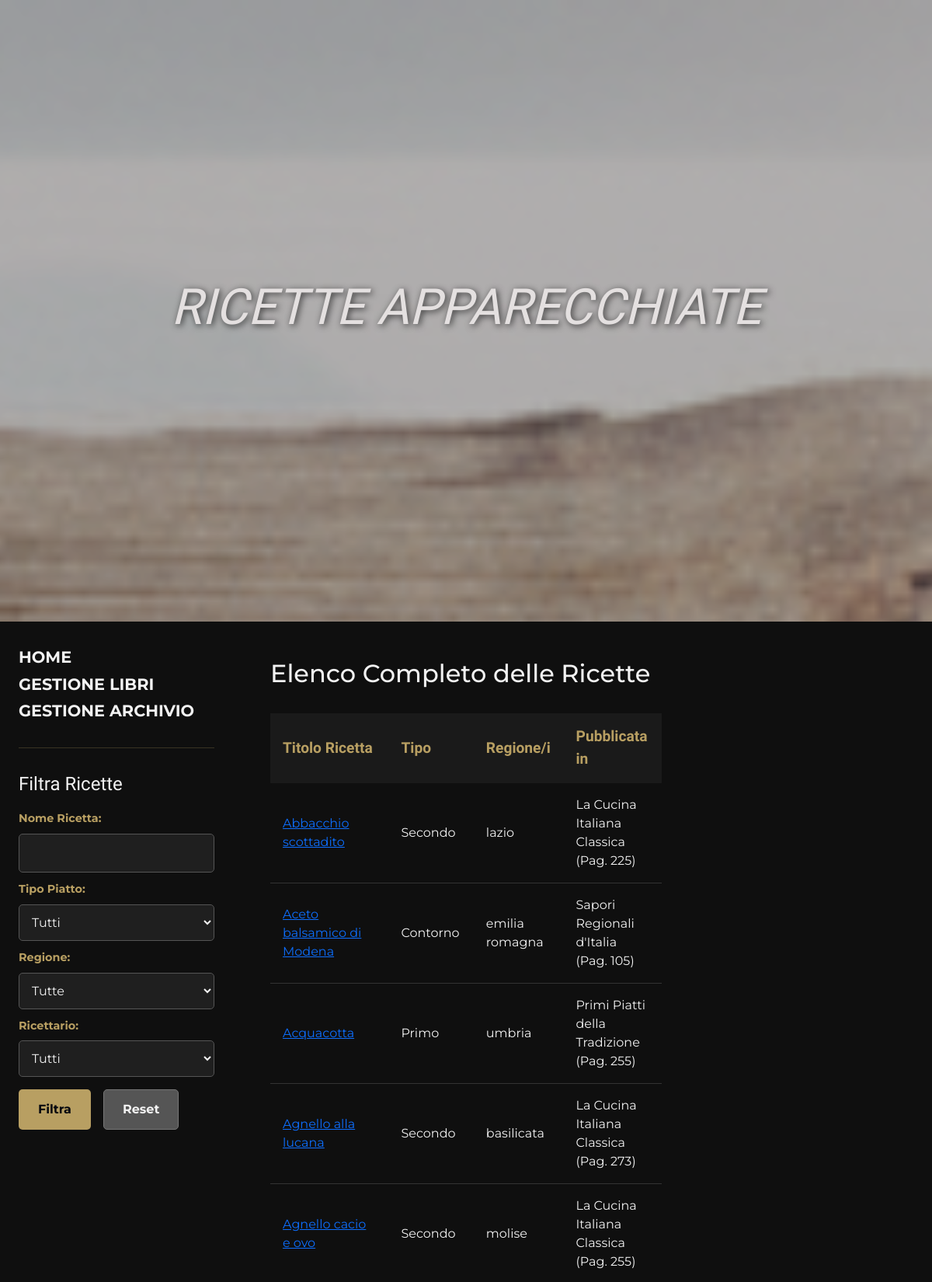
The page /ricette/ (upper part) on the database its author committed.
### ricette/models.py (models this page shows, shortened)
class Ricetta(models.Model):
    class TipoRicetta(models.TextChoices):
        ANTIPASTO = 'antipasto', 'Antipasto'
        PRIMO = 'primo', 'Primo'
        SECONDO = 'secondo', 'Secondo'
        CONTORNO = 'contorno', 'Contorno'
        DESSERT = 'dessert', 'Dessert'
    numero = models.IntegerField(primary_key=True)
    titolo = models.CharField(max_length=200)
    tipo = models.CharField(max_length=10, choices=TipoRicetta.choices)
    regioni = models.ManyToManyField(Regione, through='RicettaRegionale')
    pubblicata_in = models.ManyToManyField(Pagina, through='RicettaPubblicata')

class RicettaRegionale(models.Model):
    regione = models.ForeignKey(Regione, on_delete=models.CASCADE)
    ricetta = models.ForeignKey(Ricetta, on_delete=models.CASCADE)

class Regione(models.Model):
    cod = models.CharField(max_length=3, primary_key=True)
    nome = models.CharField(max_length=100)

class Pagina(models.Model):
    libro = models.ForeignKey(Libro, on_delete=models.CASCADE)
    numeroPagina = models.IntegerField()
    class Meta:
        unique_together = ('libro', 'numeroPagina')

class Libro(models.Model):
    codISBN = models.CharField(max_length=13, unique=True, primary_key=True)
    titolo = models.CharField(max_length=200)
    anno = models.IntegerField()

### ricette/views.py (the view)
# urls.py: path('ricette/', views.elenco_ricette_view, name='elenco-ricette'),
def elenco_ricette_view(request):
    nome_selezionato = request.GET.get('nome', '')
    regione_selezionata = request.GET.get('regione', '')
    tipo_selezionato = request.GET.get('tipo', '')
    libro_selezionato = request.GET.get('libro', '')
    lista_ricette = Ricetta.objects.all().order_by('titolo').distinct()
    if nome_selezionato:
        lista_ricette = lista_ricette.filter(titolo__icontains=nome_selezionato)
    if regione_selezionata:
        lista_ricette = lista_ricette.filter(ricettaregionale__regione__cod=regione_selezionata)
    if tipo_selezionato:
        lista_ricette = lista_ricette.filter(tipo=tipo_selezionato)
    if libro_selezionato:
         lista_ricette = lista_ricette.filter(pubblicata_in__libro__codISBN=libro_selezionato)
    context = {
        'lista_ricette': lista_ricette,
        'tutte_le_regioni': Regione.objects.all().order_by('nome'),
        'tutti_i_libri': Libro.objects.all().order_by('titolo'),
        'tipi_disponibili': ['antipasto', 'primo', 'secondo', 'contorno', 'dessert'],
        'nome_selezionato': nome_selezionato,
        'regione_selezionata': regione_selezionata,
        'tipo_selezionato': tipo_selezionato,
        'libro_selezionato': libro_selezionato,
    }
    return render(request, 'ricette/elenco_ricette.html', context)

### ricette/templates/ricette/elenco_ricette.html (shortened to what this page needs)
{% extends 'ricette/base.html' %}
{% block sidebar %}
    {{ block.super }}
    <hr style="border-top: 1px solid #b89f62; margin-top: 2rem; margin-bottom: 2rem;">
    <form method="GET" action="{% url 'elenco-ricette' %}" class="filter-form">
        <h4>Filtra Ricette</h4>
        <div class="form-group">
            <label for="nome">Nome Ricetta:</label>
            <input type="text" id="nome" name="nome" value="{{ nome_selezionato }}">
        </div>
        <div class="form-group">
            <label for="tipo">Tipo Piatto:</label>
            <select name="tipo" id="tipo">
                <option value="">Tutti</option>
            </select>
        </div>
        <div class="form-group">
            <label for="regione">Regione:</label>
            <select name="regione" id="regione">
                <option value="">Tutte</option>
            </select>
        </div>
        <div class="form-group">
            <label for="libro">Ricettario:</label>
            <select name="libro" id="libro">
                <option value="">Tutti</option>
            </select>
        </div>
        <div class="button-group">
            <button type="submit" class="button-primary">Filtra</button>
            <a href="{% url 'elenco-ricette' %}" class="button-secondary">Reset</a>
        </div>
    </form>
{% endblock %}
{% block content %}
    <h2>Elenco Completo delle Ricette</h2>
    <table class="table-crud">
        <thead>
            <tr>
                <th>Titolo Ricetta</th>
                <th>Tipo</th>
                <th>Regione/i</th>
                <th>Pubblicata in</th>
            </tr>
        </thead>
        <tbody>
            {% for ricetta in lista_ricette %}
            <tr>
                <td>
                    <a href="{% url 'dettaglio-ricetta' ricetta.numero %}">
                        {{ ricetta.titolo }}
                    </a>
                </td>
                <td>{{ ricetta.get_tipo_display|default_if_none:"-" }}</td>
                <td>
                    {% for regione_ass in ricetta.ricettaregionale_set.all %}
                        {{ regione_ass.regione.nome }}{% if not forloop.last %}, {% endif %}
                    {% empty %}
                        <em>-</em>
                    {% endfor %}
                </td>
                <td>
                    {% if libro_selezionato %}
                        {% for pagina in ricetta.pubblicata_in.all %}
                            {% if pagina.libro.codISBN == libro_selezionato %}
                                (Pag. {{ pagina.numeroPagina }})
                            {% endif %}
                        {% endfor %}
                    {% else %}
                        {% for pagina in ricetta.pubblicata_in.all %}
                            {{ pagina.libro.titolo }} (Pag. {{ pagina.numeroPagina }})
                        {% empty %}
                            <em>Non pubblicata</em>
                        {% endfor %}
                    {% endif %}
                </td>
            </tr>
            {% empty %}
            <tr>
                <td colspan="4">Nessuna ricetta trovata con i filtri selezionati.</td>
            </tr>
            {% endfor %}
        </tbody>
    </table>
{% endblock %}

### ricette/static/ricette/css/style.css (style rules this page uses)
* { box-sizing: border-box; margin: 0; padding: 0; }
body { background-color: #0f0f0f; color: #f2f2f2; font-family: 'Montserrat', sans-serif; }
.form-group { margin-bottom: 1.5rem; }
.form-group label { display: block; margin-bottom: 0.5rem; font-weight: bold; color: #b89f62; }
.form-group input, .form-group select { width: 100%; padding: 0.8rem; border-radius: 5px; border: 1px solid #555; background-color: #1a1a1a; color: #f2f2f2; font-size: 1rem; }
.table-crud { width: 100%; border-collapse: collapse; margin-top: 2rem; font-size: 1rem; }
.table-crud thead { background-color: #1a1a1a; }
.table-crud th { color: #b89f62; padding: 1rem; text-align: left; font-family: 'Sorts Mill Goudy', serif; font-size: 1.2rem; }
.table-crud td { padding: 1rem; border-bottom: 1px solid #333; }
.button-primary, .button-secondary, .button-edit, .button-delete { display: inline-block; padding: 0.8rem 1.5rem; border: 1px solid transparent; border-radius: 5px; font-weight: bold; text-align: center; text-decoration: none; cursor: pointer; font-size: 1rem; transition: all 0.2s ease-in-out; }
.button-primary { background-color: #b89f62; color: #05080f; }
.button-secondary { background-color: #555; color: #f2f2f2; border-color: #777; }
.filter-form h4 { font-family: 'Sorts Mill Goudy', serif; font-size: 1.5rem; margin-bottom: 1.2rem; color: #f2f2f2; }
.filter-form .form-group { margin-bottom: 0.7rem; }
.filter-form label { display: block; margin-bottom: 0.5rem; font-size: 0.9rem; font-weight: bold; }
.filter-form input[type="text"], .filter-form select { width: 100%; padding: 0.75rem; background-color: #1f1f1f; border: 1px solid #555; border-radius: 5px; color: #f2f2f2; font-family: 'Montserrat', sans-serif; }
.filter-form .button-group { margin-top: 1rem; display: flex; gap: 1rem; }

### rows shown on the page
Ricetta: titolo "Abbacchio scottadito", tipo "Secondo"
RicettaRegionale: regione.nome "lazio"
Pagina: libro.titolo "La Cucina Italiana Classica", numeroPagina "225"
Ricetta: titolo "Aceto balsamico di Modena", tipo "Contorno"
RicettaRegionale: regione.nome "emilia romagna"
Pagina: libro.titolo "Sapori Regionali d'Italia", numeroPagina "105"
Ricetta: titolo "Acquacotta", tipo "Primo"
RicettaRegionale: regione.nome "umbria"
Pagina: libro.titolo "Primi Piatti della Tradizione", numeroPagina "255"
Ricetta: titolo "Agnello alla lucana", tipo "Secondo"
RicettaRegionale: regione.nome "basilicata"
Pagina: libro.titolo "La Cucina Italiana Classica", numeroPagina "273"
Ricetta: titolo "Agnello cacio e ovo", tipo "Secondo"
RicettaRegionale: regione.nome "molise"
Pagina: libro.titolo "La Cucina Italiana Classica", numeroPagina "255"
